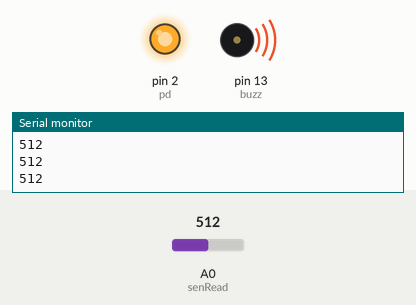
Simulated run of this sketch. Board: Arduino Uno, built with avr-gcc and run on an emulated ATmega328P. Parts: output pins drawn as LEDs (lit = HIGH), buzzer (waves = sounding, pin HIGH), the last lines printed to the serial monitor. The test bench sets the inputs (shaded band); at power-on: A0 (senRead) = 512.

Above: at 1.2 s.
1.3 s: A0 (senRead) set to 834
2.8 s: A0 (senRead) set to 860
At 3.3 s:
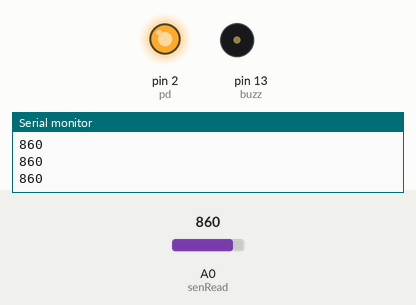
4.3 s: A0 (senRead) set to 840
At 5.5 s:
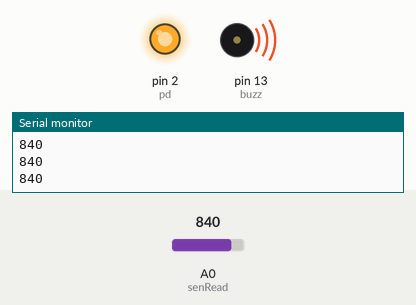
5.8 s: A0 (senRead) set to 900
At 6.9 s:
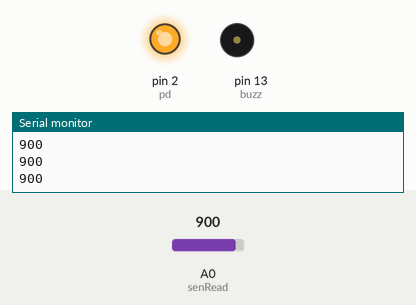
Timing chart, 0 to 8.3 s (numbered marks = the images above; inputs shaded):
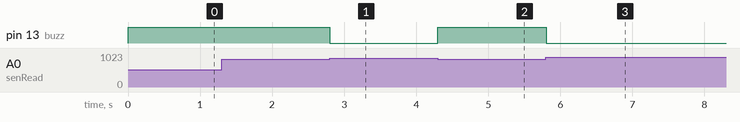

The sketch:

proximity_sensor.ino
```cpp
 int pd=2;                      //Photodiode to digital pin 2
 int buzz=13;                   //piezo buzzer to digital pin 13
 int senRead=0;                 //Readings from sensor to analog pin 0
 int limit=850;                 //Threshold range of an obstacle
 void setup()
 {
  pinMode(pd,OUTPUT);
  pinMode(buzz,OUTPUT);
  digitalWrite(pd,HIGH);       //supply 5 volts to photodiode
  digitalWrite(buzz,LOW);      //set the buzzer in off mode (initial condition)
  Serial.begin(9600);          //setting serial monitor at a default baund rate of 9600
 }
 void loop()
 {
  int val=analogRead(senRead);  //variable to store values from the photodiode
  Serial.println(val);          // prints the values from the sensor in serial monitor
  if(val <= limit)              //If obstacle is nearer than the Threshold range
  {
   digitalWrite(buzz,HIGH);     // Buzzer will be in ON state
   delay(20);
  }
  else if(val > limit)          //If obstacle is not in Threshold range
  {
   digitalWrite(buzz,LOW);      //Buzzer will be in OFF state
   delay(20);
  }
 }
```

Measured:
- the behaviour switches between 850 and 851 on A0 (senRead) (found by bisection; images 0 and 1)
- after the input at 2.8 s, pin 13 (buzz): HIGH → LOW at once
- after the input at 4.3 s, pin 13 (buzz): LOW → HIGH at once
- after the input at 5.8 s, pin 13 (buzz): HIGH → LOW at once
